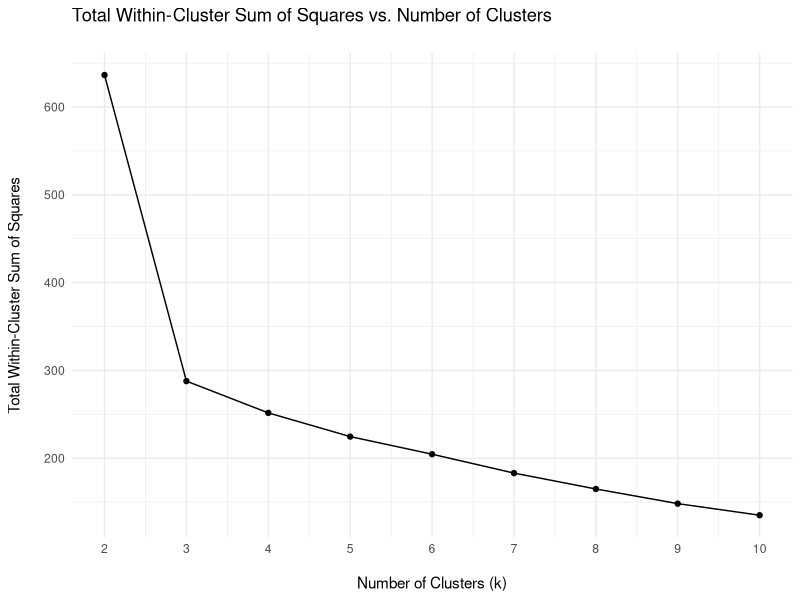

This figure's R source: (Note: this script raises an error after producing the figure.)
###############################################################################
# K-means clustering + PCA visualization, step-by-step #                                 #
# Instructor notes: This script demonstrates (1) building an "elbow curve" to #
# choose k, (2) running k-means, (3) inspecting cluster profiles, and (4)     #
# visualizing clusters via PCA (scores + loadings + biplot).                  #
###############################################################################

# --------------------------#
# 0) Load required libraries
# --------------------------#
# ggplot2   -> visualization
# data.table-> fast data frames + group-by syntax
# readxl    -> read Excel files (.xlsx)
library(ggplot2)
library(data.table)
library(readxl)

# ------------------------------------------------------------#
# 1) Set working directory to the folder that holds this file  #
# ------------------------------------------------------------#
# This uses an RStudio helper to setwd to the directory of the
# currently open script. Nice for reproducibility in class.
# If not in RStudio, you can comment this out and set a path manually.
if (requireNamespace("rstudioapi", quietly = TRUE) && rstudioapi::isAvailable()) {
  setwd(dirname(rstudioapi::getActiveDocumentContext()$path))
}
# Alternative (manual): setwd("/path/to/your/folder")

# ----------------------------------------------#
# 2) Read data for clustering from the Excel file
# ----------------------------------------------#
# We have 10 columns or variables in our data:
#   
#   respondent_id is an identifier for our observations
# 
# Respondents rated the importance of each of the following attributes on a 1-10 scale: variety_of_choice, electronics, furniture, quality_of_service, low_prices, return_policy.
# 
# professional: 1 for professionals, 0 for non-professionals
# 
# income: expressed in thousands of dollars
# 
# age
# 
# The cluster analysis will try to identify clusters with similar patterns of ratings.


dd <- as.data.table(read_excel("data/segmentation_office.xlsx", sheet = "SegmentationData"))

# Quick peek (sanity check): shows the first rows and column names
head(dd)
str(dd)  # See variable types (helpful before clustering)

# --------------------------------------------------------------#
# 3) Make sure categorical variables are factors (not characters)
# --------------------------------------------------------------#
# K-means requires numeric features only; we’ll keep factors in the full data
# (for labeling/averages) but EXCLUDE them from the clustering matrix below.
# In your data, 'professional' is categorical -> convert to factor for clarity.
if ("professional" %in% names(dd)) {
  dd[, professional := as.factor(professional)]
}

# ----------------------------------------------------------------------#
# 4) Choose the set of variables to cluster on (NUMERIC columns only!)
# ----------------------------------------------------------------------#
# IMPORTANT POINT:
# - K-means uses Euclidean distance; variables must be numeric.
# - If variables are on very different scales (e.g., revenue vs. counts),
#   you typically standardize (z-scores). Here we follow your original code.
#
# Let's keep the consumer responses: variety_of_choice, electronics, furniture, quality_of_service, low_prices, return_policy
cluster.dd <- dd[, 2:(ncol(dd) - 3)]


# Optional: standardize variables for k-means (common best practice)
# cluster.dd <- scale(cluster.dd)

# -------------------------------------------------------#
# 5) "Elbow method" to help pick the number of clusters k
# -------------------------------------------------------#
set.seed(123)  # Ensures we get the same random starts each time (reproducible)

# We'll test k = 2, 3, ..., (n+1) and store total within-cluster sum of squares.
# 'tot.withinss' shrinks as k increases; we look for a "knee/elbow".
n <- 9
kmeans_fit_vec <- rep(NA_real_, n + 1)  # index aligns with k (so we can use k directly)

for (k in 2:(n + 1)) {
  # nstart = 20 -> run k-means with 20 random initializations; pick the best
  km <- kmeans(cluster.dd, centers = k, nstart = 20)
  # store total within-cluster sum of squares for this k
  kmeans_fit_vec[k] <- km$tot.withinss
}

# Tidy data frame for plotting elbow curve
elbow_df <- data.frame(
  k = 2:(n + 1),
  tot.withinss = kmeans_fit_vec[2:(n + 1)]
)

# Plot the elbow curve:
# - X: number of clusters
# - Y: total within-cluster sum of squares
# - Look for the "elbow" where extra clusters give diminishing returns
p <- ggplot(elbow_df, aes(x = k, y = tot.withinss)) +
  geom_line() +
  geom_point() +
  labs(
    title = "Total Within-Cluster Sum of Squares vs. Number of Clusters\n",
    x = "\nNumber of Clusters (k)",
    y = "Total Within-Cluster Sum of Squares\n"
  ) +
  scale_x_continuous(breaks = seq(2, n + 1, 1)) +  # use n consistently
  theme_minimal()
p  # print plot

# ------------------------------------------#
# 6) Fix k and run k-means (here we pick k=3)
# ------------------------------------------#
# In class, you can ask students to eyeball the elbow plot and pick k.
# We'll follow your choice of k = 3.
k_fixed <- 3
kmeans_result <- kmeans(cluster.dd, centers = k_fixed, nstart = 20)

# Attach cluster assignments (1..k) back to the original data for profiling
dd[, cluster := as.factor(kmeans_result$cluster)]

# --------------------------------------------------------------#
# 7) Explore cluster profiles via group means (simple diagnostic)
# --------------------------------------------------------------#
# This reports the average of each numeric feature within each cluster.
# It helps us interpret what each cluster "values" (e.g., price-sensitive, variety-seeking).
cluster_averages <- dd[, lapply(.SD, mean, na.rm = TRUE),
                       by = cluster, .SDcols = names(cluster.dd)]

# Sort by cluster label for tidy printing
cluster_averages[order(cluster)]

# What do we see
# Cluster 1: low prices
# Cluster 2: service
# Cluster 3: variety
# => In practice, derive these labels from the pattern in 'cluster_averages'.

# -------------------------------------------#
# 8) PCA to visualize clusters in 2D (scores)
# -------------------------------------------#
# PCA reduces the high-dimensional numeric space to orthogonal components.
# We center+scale so each feature contributes equally (standard PCA practice).
pca_result <- prcomp(cluster.dd, center = TRUE, scale. = TRUE)

# Quick summary: variance explained by PC1, PC2, ...
summary(pca_result)

# Keep first two principal components (scores) and add cluster labels
pca_data <- data.frame(pca_result$x[, 1:2], cluster = dd$cluster)
# Column names are "PC1", "PC2" by default in prcomp$x

# -------------------------------------------------------------------#
# 9) PCA loadings (a.k.a. rotation): links original vars to the PCs
# -------------------------------------------------------------------#
# Loadings tell you how each original variable contributes to each PC.
pca_loadings <- as.data.frame(pca_result$rotation[, 1:2]) # 2 columns: PC1, PC2
pca_loadings$variable <- rownames(pca_loadings)           # keep var names for plotting
pca_loadings

# Scale loadings for better visibility in plots
arrow_scale <- 10   # tweak if arrows are too short/long
loadings[, `:=`(xend = PC1 * arrow_scale, yend = PC2 * arrow_scale)]

# Plot loadings alone (labels at the loading coordinates)
p_loadings <- ggplot(pca_loadings, aes(x = PC1 * arrow_scale, y = PC2 * arrow_scale, label = variable)) +
  geom_segment(aes(x = 0, y = 0, xend = PC1 * arrow_scale, yend = PC2 * arrow_scale),
               arrow = arrow(length = unit(0.3, "cm")), color = "blue") +
  geom_text(size = 5) +
  labs(
    title = "PCA Loadings: Store attributes",
    x = "\nPrincipal Component 1",
    y = "Principal Component 2\n"
  ) +
  geom_vline(xintercept = 0, linetype = "dashed", color = "gray") +
  geom_hline(yintercept = 0, linetype = "dashed", color = "gray") +
  theme_minimal() +
  coord_cartesian(xlim = c(-7, 5), ylim = c(-7, 7))  # adjust as needed
p_loadings

# ------------------------------------------------------------#
# 10) Scatter of PCA scores colored by cluster (clusters in 2D)
# ------------------------------------------------------------#
p_pca <- ggplot(pca_data, aes(x = PC1, y = PC2, color = cluster)) +
  geom_point(size = 3) +
  labs(
    title = "PCA of Clusters",
    x = "\nPrincipal Component 1",
    y = "Principal Component 2\n"
  ) +
  theme_minimal()
p_pca

# -----------------------------------------------------------#
# 11) Biplot: scores + loadings together (interpretation aid)
# -----------------------------------------------------------#
# - Points = customers/records in the PC space, colored by cluster.
# - Arrows = variables; direction shows correlation with PCs;
#            length shows strength of association.
# Scaling note: multiplying loadings by a small factor moves text away from origin
# to avoid overlap with arrow tips; adjust 1.3–1.6 as needed for readability.
biplot <- ggplot() +
  geom_point(data = pca_data, aes(x = PC1, y = PC2, color = cluster), size = 3) +
  geom_segment(data = pca_loadings,
               aes(x = 0, y = 0, xend = PC1, yend = PC2),
               arrow = arrow(length = unit(0.2, "cm")),
               color = "blue") +
  geom_text(data = pca_loadings,
            aes(x = PC1 * 1.4, y = PC2 * 1.4, label = variable),
            size = 4) +
  labs(
    title = "Biplot of PCA",
    x = "\nPrincipal Component 1",
    y = "Principal Component 2\n"
  ) +
  theme_minimal()
biplot

###############################################################################
# Footnotes:
# - K-means assumptions: spherical, similarly sized clusters; sensitive to scale.
# - Consider standardizing features (z-scores) before k-means if units differ.
# - 'nstart' helps avoid bad local minima by trying multiple random starts.
# - PCA is unsupervised; use it here only as a visualization aid, not as the
#   basis for clustering unless you intentionally cluster on PCs.
# - When labeling clusters ("price-sensitive", "service"), justify using
#   the cluster_averages table and business context—avoid over-interpretation.
###############################################################################
